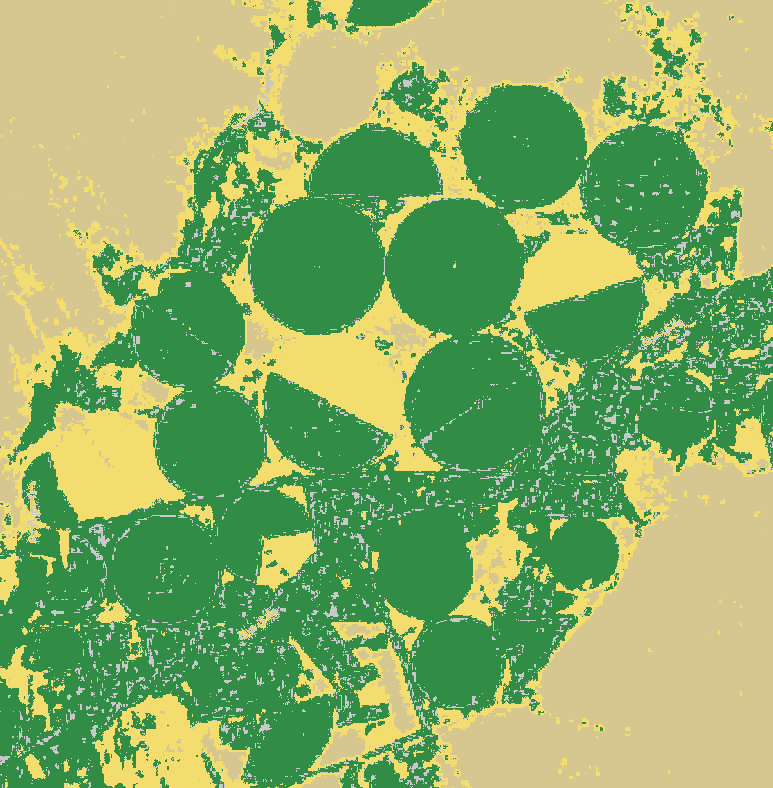
#> input picture backend/ndvi_classified.png, 773 x 788 px
$ python ndvi_image.py ndvi_classified.png
#> lines starting #> are read from the running program, lines starting #| are printed output that depends on the picture; after the words box and inside, x2 and y2 are one past the last pixel; in counts of white or black regions, pixels touching at a corner belong together
"""
ndvi_image.py — recover an approximate NDVI raster from a pre-rendered
Sentinel-2 NDVI composite (the YlGn colour ramp exported from EO Browser /
Sentinel Hub), and detect idle / bare land.

HONESTY: this is a PROXY. In the production pipeline NDVI is computed
numerically from the raw Sentinel-2 bands:  NDVI = (B8 - B4) / (B8 + B4).
Here we do not yet have raw-band (GEE / Sentinel Hub) access, so for the
proof-of-concept we invert the colour ramp of the NDVI image the user
exported. Recovered NDVI is good to ~±0.05-0.1, enough to demonstrate the
NDVI -> Kc -> ETc chain end to end. We never present it as raw-band NDVI.

The YlGn ramp (ColorBrewer, the standard NDVI palette) maps NDVI 0->1 to
cream -> dark green. We invert by nearest colour on the ramp.
"""
from __future__ import annotations
from dataclasses import dataclass
import numpy as np
from PIL import Image, ImageFilter

# ColorBrewer YlGn control points, assumed to span NDVI 0.0 -> 1.0 linearly
# (EO Browser / Sentinel Hub default NDVI visualisation).
_YLGN = [
    (0.000, (255, 255, 229)),
    (0.125, (247, 252, 185)),
    (0.250, (217, 240, 163)),
    (0.375, (173, 221, 142)),
    (0.500, (120, 198, 121)),
    (0.625, (65, 171, 93)),
    (0.750, (35, 132, 67)),
    (0.875, (0, 104, 55)),
    (1.000, (0, 69, 41)),
]


def _ramp_lut(n: int = 256):
    """Dense NDVI->RGB lookup by linear interpolation of the control points."""
    xs = np.array([p[0] for p in _YLGN])
    cols = np.array([p[1] for p in _YLGN], float)
    ndvi = np.linspace(0, 1, n)
    rgb = np.empty((n, 3))
    for c in range(3):
        rgb[:, c] = np.interp(ndvi, xs, cols[:, c])
    return ndvi, rgb


@dataclass
class NDVIStats:
    n_valid: int
    ndvi_mean_all: float
    active_crop_mean_ndvi: float   # mean NDVI where NDVI >= active_thr
    active_fraction: float         # share of valid pixels that are active crop
    bare_fraction: float           # share with NDVI < bare_thr
    idle_in_field_fraction: float  # bare pixels INSIDE the cultivated footprint
    hist: dict                     # coarse NDVI histogram


def recover_ndvi(path: str, max_colour_dist: float = 55.0) -> np.ndarray:
    """Return a float NDVI array (NaN where the pixel is off-ramp, e.g. map
    labels / roads / water)."""
#> called with path = 'ndvi_classified.png', max_colour_dist = 55
    im = Image.open(path).convert("RGB")
#> im is the input picture: PIL image 773x788 RGB; mean R, G, B 140.1, 175, 105
    a = np.asarray(im).astype(float)
    H, W, _ = a.shape
#> H = 788; W = 773
    flat = a.reshape(-1, 3)

    ndvi_lut, rgb_lut = _ramp_lut(256)
    # nearest ramp colour for every pixel (chunked to bound memory)
    out = np.full(flat.shape[0], np.nan)
    step = 200_000
    for i in range(0, flat.shape[0], step):
        chunk = flat[i:i + step][:, None, :]            # (k,1,3)
        d = np.sqrt(((chunk - rgb_lut[None, :, :]) ** 2).sum(2))  # (k,256)
        j = d.argmin(1)
        best = d[np.arange(d.shape[0]), j]
        val = ndvi_lut[j]
        # mask blue-ish text / off-ramp pixels
        px = flat[i:i + step]
        blue_text = (px[:, 2] > px[:, 0] + 15) & (px[:, 2] > px[:, 1] + 10)
        val[(best > max_colour_dist) | blue_text] = np.nan
        out[i:i + step] = val
    return out.reshape(H, W)
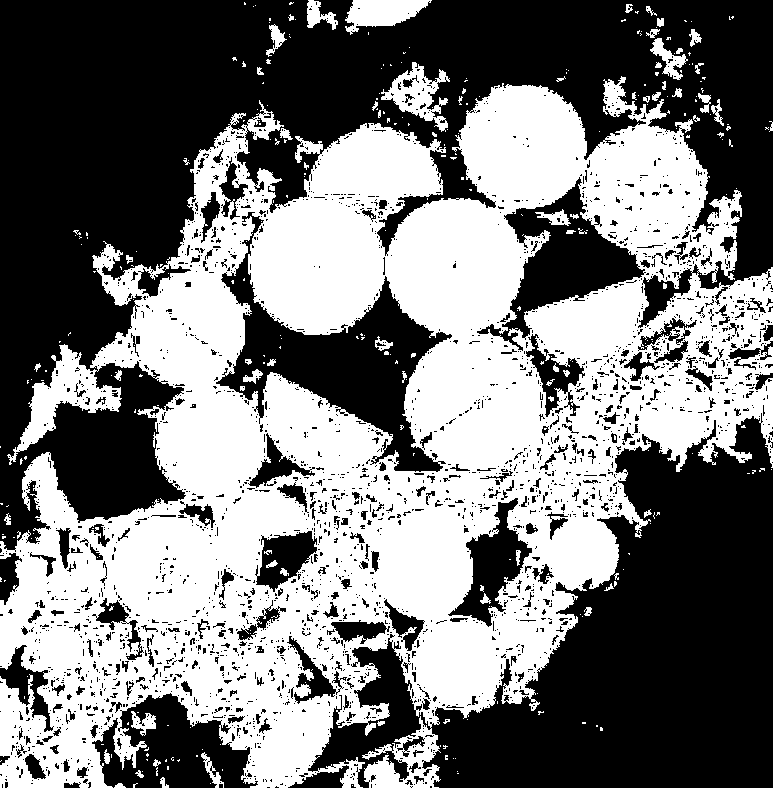
#> returned value: shape (788, 773) float64; 22.29% of the values are NaN or infinite; the others: min 0.31, max 0.718, mean 0.559; drawn with min black, max white, NaN and infinite black


def _closing(mask: np.ndarray, size: int = 9) -> np.ndarray:
    """Binary morphological closing (dilate then erode) to turn scattered
    active-crop pixels into a solid cultivated footprint that encloses the
    bare centres / fallow halves of the pivots."""
    im = Image.fromarray((mask * 255).astype("uint8"))
    im = im.filter(ImageFilter.MaxFilter(size)).filter(ImageFilter.MinFilter(size))
    return np.asarray(im) > 127


def analyse(path: str, active_thr: float = 0.45, bare_thr: float = 0.25) -> NDVIStats:
    ndvi = recover_ndvi(path)
    valid = ~np.isnan(ndvi)
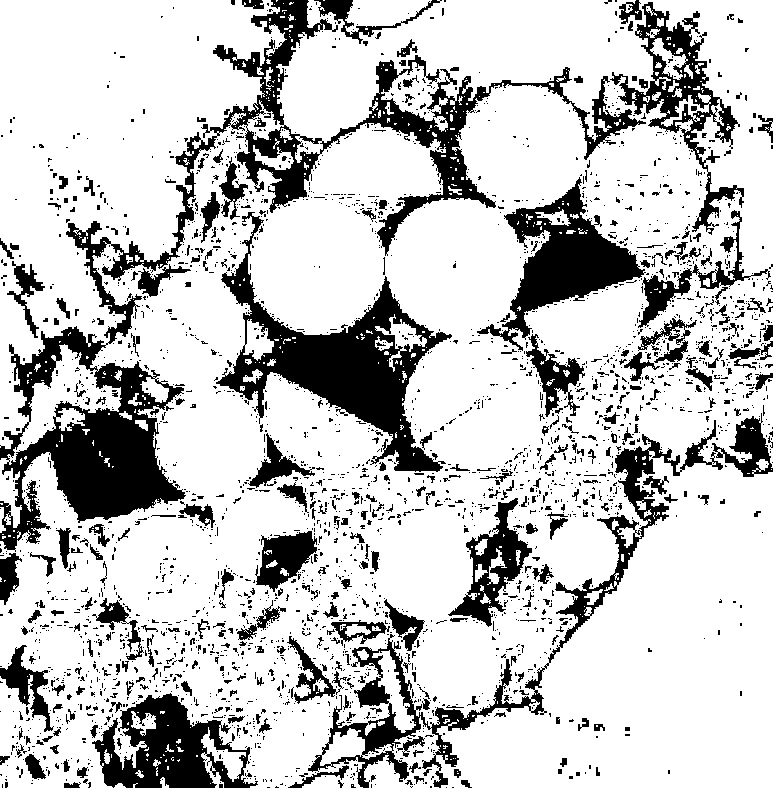
#> valid: shape (788, 773) bool; 77.7% white; 2847 black regions (2507 under 20 px), largest, box (x1, y1, x2, y2) and area: (0, 0, 646, 552) 36851, (216, 212, 452, 472) 16084, (308, 420, 723, 788) 11042
    v = ndvi[valid]
    active = valid & (ndvi >= active_thr)
#> active: shape (788, 773) bool; 47.6% white; 342 white regions (273 under 20 px), largest, box (x1, y1, x2, y2) and area: (0, 76, 773, 788) 280266, (381, 62, 450, 132) 1885, (345, 0, 432, 35) 1783
    bare = valid & (ndvi < bare_thr)
#> bare: shape (788, 773) bool; every value is 0

    footprint = _closing(active, 11)          # cultivated extent
#> in _closing, `im = im.filter(ImageFilter.MaxFilter(size)).filter(ImageFilter.MinFilt..`:
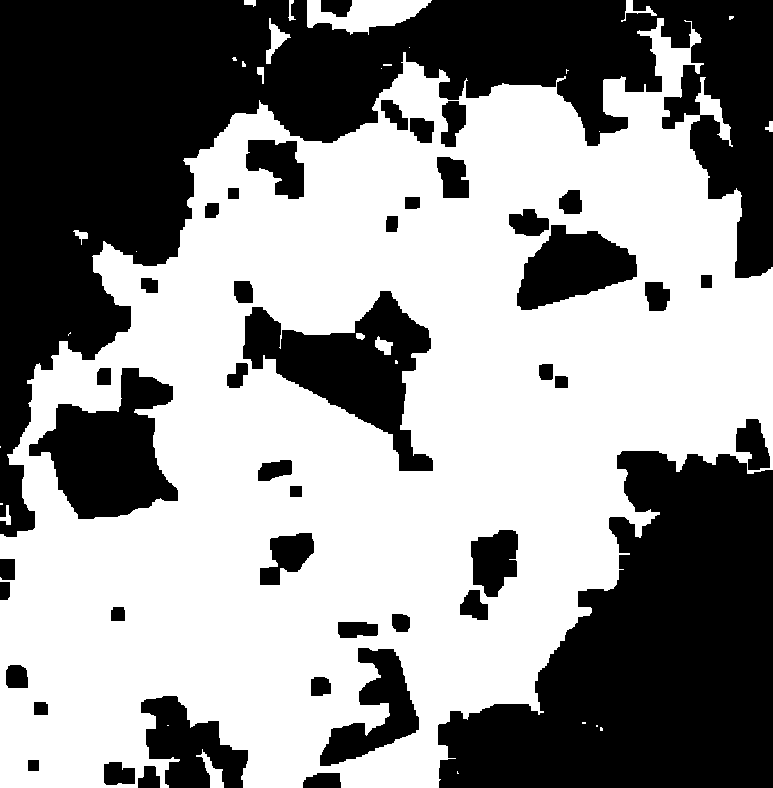
#> im: PIL image 773x788 L; 56.5% white; 45 black regions, largest, box (x1, y1, x2, y2) and area: (0, 0, 773, 537) 129841, (438, 451, 773, 788) 71200, (243, 291, 433, 471) 14108
    idle = footprint & bare & valid           # bare land inside cultivation
    idle_frac = idle.sum() / max(1, footprint.sum())
#> idle_frac = 0

    bins = np.arange(0, 1.01, 0.1)
    hcount, _ = np.histogram(v, bins=bins)
#> hcount = [0, 0, 0, 183575, 0, 0, 0, 289786, 0, 0]
    hist = {f"{bins[i]:.1f}-{bins[i+1]:.1f}": int(hcount[i]) for i in range(len(hcount))}
#> hist = 10 items

    return NDVIStats(
        n_valid=int(valid.sum()),
        ndvi_mean_all=float(v.mean()),
        active_crop_mean_ndvi=float(ndvi[active].mean()) if active.any() else float("nan"),
        active_fraction=float(active.sum() / valid.sum()),
        bare_fraction=float(bare.sum() / valid.sum()),
        idle_in_field_fraction=float(idle_frac),
        hist=hist,
    )


if __name__ == "__main__":
    import sys
    s = analyse(sys.argv[1] if len(sys.argv) > 1 else "../../photo_2_2026-11-11_21-19-04.jpg")
    print(s)
#> (printed output is left out)
